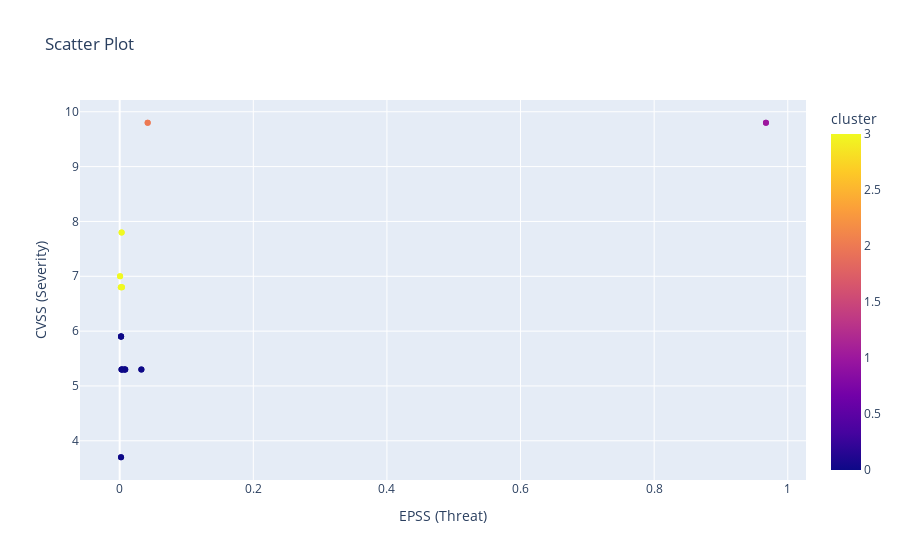

This figure's notebook cell:
### Code cell
import plotly.express as px

# Create a scatter plot using Plotly Express
fig = px.scatter(df_input_temp, x='epss', y='cvss', color = 'cluster', title='Scatter Plot')
fig.update_xaxes(title_text='EPSS (Threat)')
fig.update_yaxes(title_text='CVSS (Severity)')

# Show the plot
fig.show()

### Figure 1 — Plotly figure (JSON) as saved in the notebook; plotly's stock layout.template omitted (floating-point values rounded to 4 significant figures)
{"data": [{"hovertemplate": "epss=%{x}<br>cvss=%{y}<br>cluster=%{marker.color}<extra></extra>", "legendgroup": "", "marker": {"color": [2, 3, 0, 3, 0, 0, 3, 3, 0, 0, 0, 0, 0, 2, 3, 0, 3, 0, 0, 3, 3, 0, 0, 0, 0, 0, 1, 1], "coloraxis": "coloraxis", "symbol": "circle"}, "mode": "markers", "name": "", "orientation": "v", "showlegend": false, "type": "scatter", "x": [0.04189, 0.00055, 0.00199, 0.00289, 0.00209, 0.00201, 0.00337, 0.00174, 0.00712, 0.00273, 0.03247, 0.00831, 0.00369, 0.04189, 0.00055, 0.00199, 0.00289, 0.00209, 0.00201, 0.00337, 0.00174, 0.00712, 0.00273, 0.03247, 0.00831, 0.00369, 0.9673, 0.9673], "xaxis": "x", "y": [9.8, 7, 3.7, 7.8, 5.9, 5.9, 6.8, 6.8, 5.3, 5.3, 5.3, 5.3, 5.3, 9.8, 7, 3.7, 7.8, 5.9, 5.9, 6.8, 6.8, 5.3, 5.3, 5.3, 5.3, 5.3, 9.8, 9.8], "yaxis": "y"}], "layout": {"autosize": true, "coloraxis": {"colorbar": {"title": {"text": "cluster"}}, "colorscale": [[0, "#0d0887"], [0.1111, "#46039f"], [0.2222, "#7201a8"], [0.3333, "#9c179e"], [0.4444, "#bd3786"], [0.5556, "#d8576b"], [0.6667, "#ed7953"], [0.7778, "#fb9f3a"], [0.8889, "#fdca26"], [1, "#f0f921"]]}, "legend": {"tracegroupgap": 0}, "title": {"text": "Scatter Plot"}, "xaxis": {"anchor": "y", "autorange": true, "domain": [0, 1], "range": [-0.05804, 1.026], "title": {"text": "EPSS (Threat)"}, "type": "linear"}, "yaxis": {"anchor": "x", "autorange": true, "domain": [0, 1], "range": [3.197, 10.3], "title": {"text": "CVSS (Severity)"}, "type": "linear"}}}
